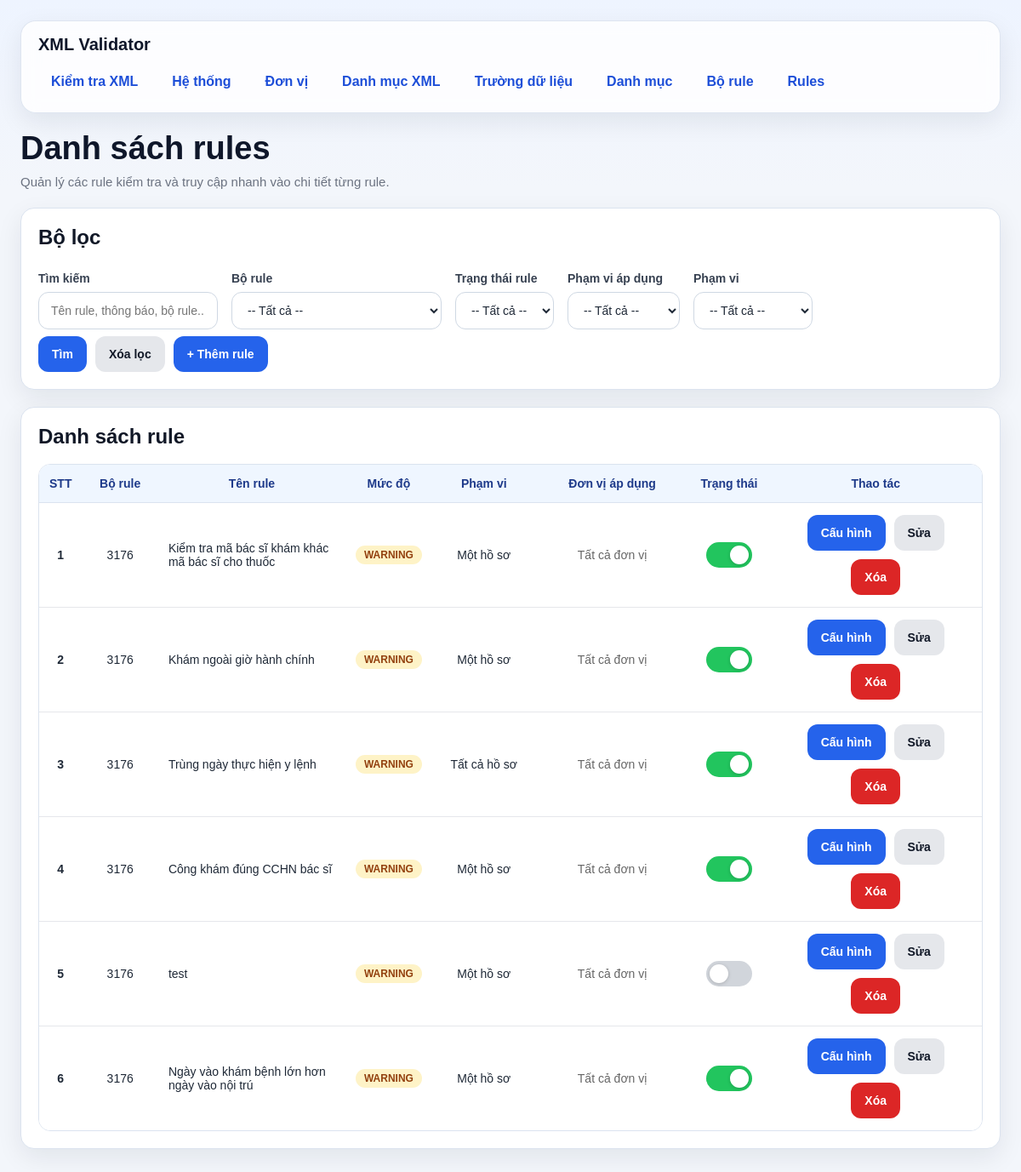
Screenshot of /rules/ with the database file from the repository.
### models/rule_model.py (models this page shows, shortened)
class Rule(db.Model):
    __tablename__ = "rule"
    id = db.Column(db.Integer, primary_key=True)
    bo_rule_id = db.Column(db.Integer, db.ForeignKey("bo_rule.id"), nullable=False)
    ten_rule = db.Column(db.String(255), nullable=False)
    thong_bao = db.Column(db.String(500), nullable=False)
    severity = db.Column(db.String(50), nullable=False, default="WARNING")
    is_active = db.Column(db.Boolean, nullable=False, default=True)
    apply_scope = db.Column(db.String(20), nullable=False, default="ALL")
    run_scope = db.Column(db.String(20), nullable=False, default="ONE_HOSO")
    bo_rule = db.relationship("BoRule", backref="rules")

class BoRule(db.Model):
    __tablename__ = "bo_rule"
    id = db.Column(db.Integer, primary_key=True)
    ma_bo_rule = db.Column(db.String(100), nullable=False, unique=True)
    ten_bo_rule = db.Column(db.String(255), nullable=False)
    mo_ta = db.Column(db.String(500), nullable=True)
    is_active = db.Column(db.Boolean, nullable=False, default=True)

### routes/rule_routes.py (the view, shortened to what this page needs)
@rule_bp.route("/", methods=["GET"])
def list_rules():
    keyword = (request.args.get("keyword") or "").strip()
    status = (request.args.get("status") or "").strip()
    bo_rule_id = (request.args.get("bo_rule_id") or "").strip()
    apply_scope = (request.args.get("apply_scope") or "").strip().upper()
    don_vi_id = (request.args.get("don_vi_id") or "").strip()
    run_scope = (request.args.get("run_scope") or "").strip()
    query = Rule.query.join(BoRule)
    if run_scope:
        query = query.filter(Rule.run_scope == run_scope)
    if status == "active":
        query = query.filter(Rule.is_active.is_(True))
    elif status == "inactive":
        query = query.filter(Rule.is_active.is_(False))
    if bo_rule_id:
        query = query.filter(Rule.bo_rule_id == int(bo_rule_id))
    if apply_scope in ["ALL", "UNIT"]:
        query = query.filter(Rule.apply_scope == apply_scope)
    if don_vi_id:
        query = query.join(RuleUnit, RuleUnit.rule_id == Rule.id).filter(RuleUnit.don_vi_id == int(don_vi_id))
    rules = query.order_by(Rule.id.asc()).all()
    bo_rules = BoRule.query.order_by(BoRule.id.asc()).all()
    units = DonVi.query.order_by(DonVi.id.asc()).all()
    rule_unit_map = {}
    for rule in rules:
        rule_unit_map[rule.id] = [ru.don_vi for ru in getattr(rule, "rule_units", []) if ru.don_vi]
    return render_template(
        "rules.html",
        rules=rules,
        keyword=keyword,
        status=status,
        bo_rule_id=bo_rule_id,
        bo_rules=bo_rules,
        apply_scope=apply_scope,
        don_vi_id=don_vi_id,
        units=units,
        rule_unit_map=rule_unit_map
    )

### templates/rules.html (shortened to what this page needs)
{% extends "base.html" %}
{% block content %}
<div class="page-header">
    <h1 class="page-title">Danh sách rules</h1>
    <div class="page-subtitle">Quản lý các rule kiểm tra và truy cập nhanh vào chi tiết từng rule.</div>
</div>
<div class="card">
    <h2 class="card-title">Bộ lọc</h2>
    <form method="GET">
        <div class="grid">
            <div class="col-4">
                <label>Tìm kiếm</label>
                <input type="text" name="keyword" value="{{ keyword }}" placeholder="Tên rule, thông báo, bộ rule...">
            </div>
            <div class="col-4">
                <label>Bộ rule</label>
                <select name="bo_rule_id">
                    <option value="">-- Tất cả --</option>
                </select>
            </div>
            <div class="col-4">
                <label>Trạng thái rule</label>
                <select name="status">
                    <option value="">-- Tất cả --</option>
                </select>
            </div>
            <div class="col-4">
                <label>Phạm vi áp dụng</label>
                <select name="apply_scope" id="filter_apply_scope">
                    <option value="">-- Tất cả --</option>
                </select>
            </div>
            <div class="col-4">
                <label>Phạm vi</label>
                <select name="run_scope">
                    <option value="">-- Tất cả --</option>
                </select>
            </div>
        </div>
        <div class="actions">
            <button class="btn btn-primary" type="submit">Tìm</button>
            <a href="/rules" class="btn btn-secondary">Xóa lọc</a>
            <a href="/rules/create" class="btn btn-primary">+ Thêm rule</a>
        </div>
    </form>
</div>
<div class="card">
    <h2 class="card-title">Danh sách rule</h2>
    {% if rules %}
        <div class="table-wrap">
            <table>
                <thead>
                    <tr>
                        <th style="width: 50px;">STT</th>
                        <th style="width: 100px;">Bộ rule</th>
                        <th style="min-width: 220px;">Tên rule</th>
                        <th style="width: 100px;">Mức độ</th>
                        <th style="width: 140px;">Phạm vi</th>
                        <th style="min-width: 180px;">Đơn vị áp dụng</th>
                        <th style="width: 100px;">Trạng thái</th>
                        <th style="width: 300px;">Thao tác</th>
                    </tr>
                </thead>
                <tbody>
                    {% for r in rules %}
                    <tr>
                        <td><strong>{{ loop.index }}</strong></td>
                        <td>{{ r.bo_rule.ma_bo_rule }}</td>
                        <td style="text-align:left">{{ r.ten_rule }}</td>
                        <td>
                            {% if r.severity == 'ERROR' %}
                                <span class="badge badge-error">{{ r.severity }}</span>
                            {% else %}
                                <span class="badge badge-warning">{{ r.severity }}</span>
                            {% endif %}
                        </td>
                        <td>
                            {% if r.run_scope == 'ALL_HOSO' %}
                                <span">Tất cả hồ sơ</span>
                            {% else %}
                                <span>Một hồ sơ</span>
                            {% endif %}
                        </td>
                        <td>
                            {% set applied_units = rule_unit_map.get(r.id, []) %}
                            {% if r.apply_scope == 'ALL' %}
                                <span style="color: #666;">Tất cả đơn vị</span>
                            {% elif applied_units %}
                                <div class="unit-list">
                                    {% for u in applied_units %}
                                        <div>{{ u.ma_don_vi }} - {{ u.ten_don_vi }}</div>
                                    {% endfor %}
                                </div>
                            {% else %}
                                <span style="color: #999;">Chưa gán đơn vị</span>
                            {% endif %}
                        </td>
                        <td>
                            <form class="status-toggle-form" method="POST" action="/rules/{{ r.id }}/toggle-status">
                                <label class="status-switch" title="{% if r.is_active %}Đang bật{% else %}Đang tắt{% endif %}">
                                    <span class="status-slider"></span>
                                </label>
                            </form>
                        </td>
                        <td>
                            <div class="actions actions-center" style="margin-top:0px">
                                <a class="btn btn-primary" href="/rules/{{ r.id }}/details">Cấu hình</a>
                                <a class="btn btn-secondary" href="/rules/{{ r.id }}/edit">Sửa</a>
                                <form class="inline" method="POST" action="/rules/{{ r.id }}/delete" onsubmit="return confirm('Xóa rule này?');">
                                    <button class="btn btn-danger" type="submit">Xóa</button>
                                </form>
                            </div>
                        </td>
                    </tr>
                    {% endfor %}
                </tbody>
            </table>
        </div>
    {% else %}
        <div class="empty-state">Chưa có dữ liệu rule.</div>
    {% endif %}
</div>
{% endblock %}

### templates/base.html (style rules this page uses)
* { box-sizing: border-box; }
:root { --bg: #f3f6fb; --card: #ffffff; --card-soft: #f8fafc; --border: #dbe3ef; --text: #1f2937; --muted: #6b7280; --primary: #2563eb; --primary-hover: #1d4ed8; --danger: #dc2626; --danger-hover: #b91c1c; --success-bg: #dcfce7; --success-text: #166534; --warning-bg: #fef3c7; --warning-text: #92400e; --error-bg: #fee2e2; --error-text: #991b1b; --shadow: 0 10px 30px rgba(15, 23, 42, 0.08); --radius: 16px; }
body { margin: 0; font-family: Arial, Helvetica, sans-serif; background: linear-gradient(180deg, #eef4ff 0%, var(--bg) 220px); color: var(--text); }
.page-header { margin-bottom: 22px; }
.page-title { margin: 0; font-size: 38px; line-height: 1.15; color: #0f172a; }
.page-subtitle { margin-top: 8px; color: var(--muted); font-size: 15px; }
.card { background: var(--card); border: 1px solid var(--border); border-radius: var(--radius); box-shadow: var(--shadow); padding: 20px; margin-bottom: 20px; }
.card-title { margin: 0 0 18px 0; font-size: 24px; font-weight: 700; color: #111827; }
.grid { display: flex; grid-template-columns: repeat(12, 1fr); gap: 16px; }
.col-4 { grid-column: span 4; }
label { display: block; font-size: 14px; font-weight: 700; margin-bottom: 8px; margin-top: 8px; color: #374151; }
input[type="text"], input[type="date"], input[type="file"], input[type="password"], input[type="number"], select, textarea { width: 100%; min-height: 44px; border: 1px solid #cfd8e3; border-radius: 12px; padding: 10px 14px; font-size: 14px; background: #fff; color: var(--text); outline: none; transition: border-color 0.2s, box-shadow 0.2s; }
.actions { display: flex; flex-wrap: wrap; gap: 10px; margin-top: 8px; }
.actions-center { justify-content: center; }
.btn, button { border: none; min-height: 42px; padding: 10px 16px; border-radius: 12px; cursor: pointer; font-weight: 700; font-size: 14px; text-decoration: none; display: inline-flex; align-items: center; justify-content: center; transition: 0.2s ease; }
.btn-primary { background: var(--primary); color: white; }
.btn-secondary { background: #e5e7eb; color: #111827; }
.btn-danger { background: var(--danger); color: white; }
.badge { display: inline-flex; align-items: center; justify-content: center; border-radius: 999px; padding: 5px 10px; font-size: 12px; font-weight: 700; line-height: 1; white-space: nowrap; }
.badge-warning { background: var(--warning-bg); color: var(--warning-text); }
.table-wrap { overflow-x: auto; border: 1px solid var(--border); border-radius: 14px; }
table { width: 100%; border-collapse: collapse; background: white; }
th { background: #eff6ff; color: #1e3a8a; font-size: 14px; font-weight: 700; text-align: center; padding: 14px 12px; border-bottom: 1px solid var(--border); }
td { padding: 14px 12px; border-bottom: 1px solid #e5e7eb; vertical-align: middle; font-size: 14px; text-align: center; }
tbody tr:last-child td { border-bottom: none; }
.inline { display: inline; }

### templates/rules.html (style rules this page uses)
.status-toggle-form { margin: 0; }
.status-switch { position: relative; display: inline-block; width: 54px; height: 30px; vertical-align: middle; }
.status-slider { position: absolute; inset: 0; cursor: pointer; background: #d1d5db; border-radius: 999px; transition: 0.2s ease; }
.status-slider:before { content: ""; position: absolute; width: 22px; height: 22px; left: 4px; top: 4px; background: #fff; border-radius: 50%; transition: 0.2s ease; box-shadow: 0 1px 4px rgba(0,0,0,0.18); }
.status-switch input:checked + .status-slider { background: #22c55e; }
.status-switch input:checked + .status-slider:before { transform: translateX(24px); }

### rows the page displays
Rule: bo_rule.ma_bo_rule "3176", ten_rule "Kiểm tra mã bác sĩ khám khác mã bác sĩ cho thuốc", severity "WARNING", run_scope "Một hồ sơ", apply_scope "Tất cả đơn vị"
Rule: bo_rule.ma_bo_rule "3176", ten_rule "Khám ngoài giờ hành chính", severity "WARNING", run_scope "Một hồ sơ", apply_scope "Tất cả đơn vị"
Rule: bo_rule.ma_bo_rule "3176", ten_rule "Trùng ngày thực hiện y lệnh", severity "WARNING", run_scope "Tất cả hồ sơ", apply_scope "Tất cả đơn vị"
Rule: bo_rule.ma_bo_rule "3176", ten_rule "Công khám đúng CCHN bác sĩ", severity "WARNING", run_scope "Một hồ sơ", apply_scope "Tất cả đơn vị"
Rule: bo_rule.ma_bo_rule "3176", ten_rule "test", severity "WARNING", run_scope "Một hồ sơ", apply_scope "Tất cả đơn vị"
Rule: bo_rule.ma_bo_rule "3176", ten_rule "Ngày vào khám bệnh lớn hơn ngày vào nội trú", severity "WARNING", run_scope "Một hồ sơ", apply_scope "Tất cả đơn vị"
